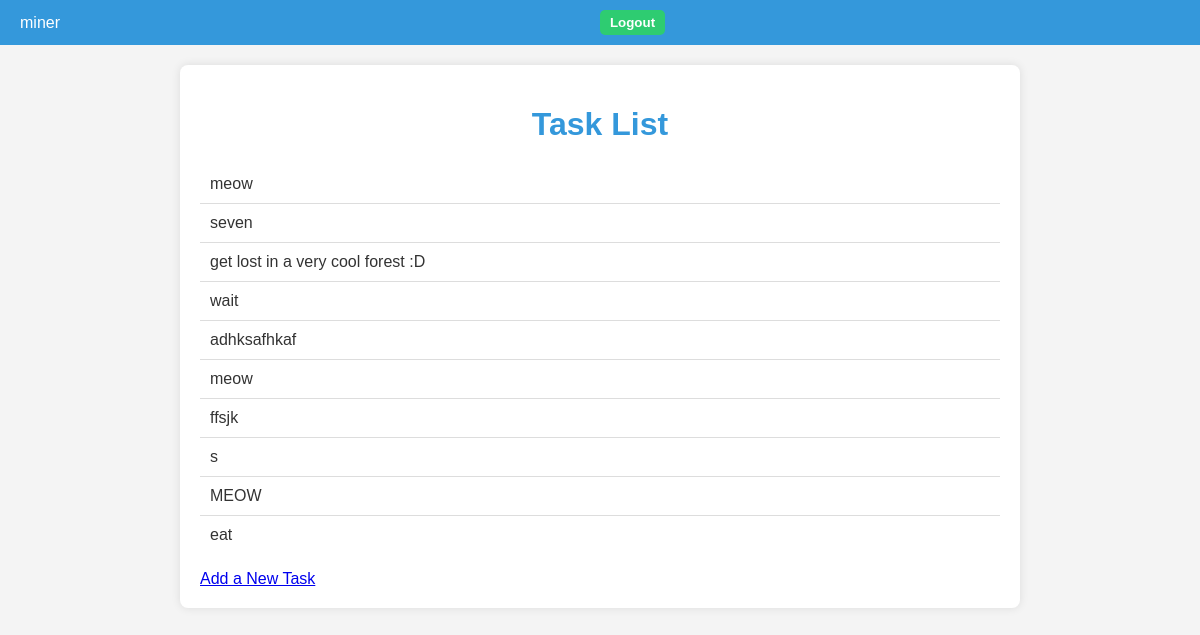
Before: /tasks/ (signed in) with the older database file.
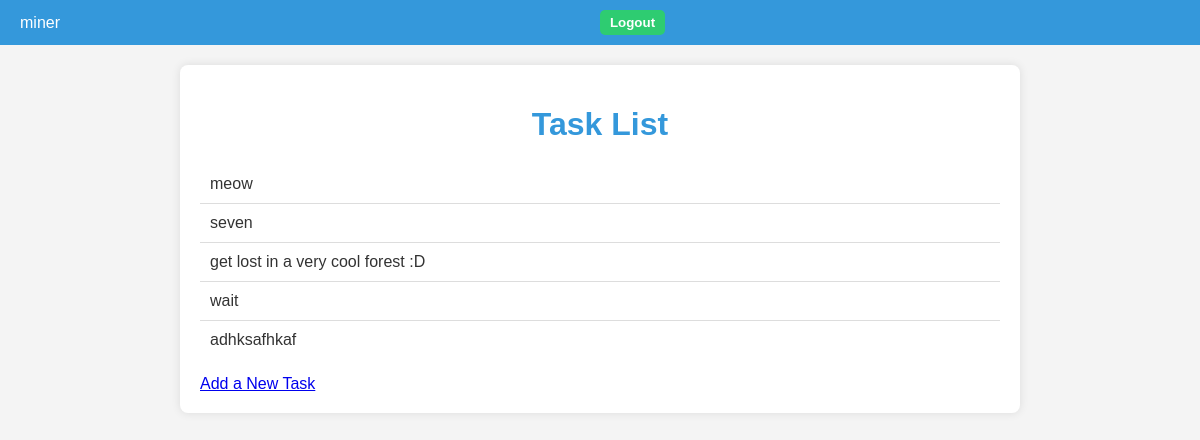
After: the same page with the newer database file.
### tasks/models.py (models this page shows, shortened)
class Task(models.Model):
    name = models.CharField(max_length=255, help_text="Enter the task name or description.")
    completed = models.BooleanField(default=False, help_text="Is the task completed?")
    created_at = models.DateTimeField(auto_now_add=True, help_text="The time when the task was created.")
    updated_at = models.DateTimeField(auto_now=True, help_text="The time when the task was last updated.")

### tasks/views.py (the view)
# urls.py: path('', task_views.index, name='home'),
def index(request):
    tasks = Task.objects.all()
    return render(request, "tasks/index.html", {
        "tasks": tasks  # Pass tasks to the template
    })

### tasks/templates/tasks/index.html
{% extends "tasks/layout.html" %}
{% block content %}
<h1>Task List</h1>
<ul id="task-list">
    {% for task in tasks %}
        <li>{{ task.name }}</li>
    {% empty %}
        <li>No Tasks.</li>
    {% endfor %}
</ul>
<a href="{% url 'tasks:add' %}">Add a New Task</a>
{% endblock %}

### tasks/templates/tasks/layout.html (shortened to what this page needs)
{% load static %}
<!DOCTYPE html>
<html lang="en">
<head>
    <link rel="stylesheet" href="{% static 'tasks/styles.css' %}">
</head>
<body>
    <header>
        <div class="user-info">
            {% if request.user.is_authenticated %}
                <span>{{ request.user.username }}</span>
                <form action="{% url 'users:logout' %}" method="post">
                    <button type="submit">Logout</button>
                </form>
            {% endif %}
        </div>
    </header>
    <main>
        {% block content %}{% endblock %}
    </main>
</body>
</html>

### tasks/static/tasks/styles.css (style rules this page uses)
body { font-family: Helvetica, sans-serif; background-color: #f4f4f4; color: #333; margin: 0; padding: 0; }
header { background-color: #3498db; padding: 10px 20px; color: white; }
header .user-info { display: flex; justify-content: flex-end; align-items: center; }
header .user-info span { margin-right: 15px; }
header .user-info a, header .user-info button { background-color: #2ecc71; border: none; padding: 5px 10px; color: white; border-radius: 5px; cursor: pointer; margin-left: 10px; }
main { max-width: 800px; margin: 20px auto; padding: 20px; background-color: white; box-shadow: 0 0 10px rgba(0, 0, 0, 0.1); border-radius: 8px; }
main h1 { font-size: 2rem; text-align: center; color: #3498db; }
form { display: flex; flex-direction: column; gap: 15px; max-width: 400px; margin: 0 auto; }
form button { padding: 10px; background-color: #3498db; border: none; color: white; font-weight: bold; cursor: pointer; border-radius: 5px; }
#task-list { list-style: none; padding: 0; }
#task-list li { padding: 10px; border-bottom: 1px solid #ddd; }
#task-list li:last-child { border-bottom: none; }

Changed rows visible on the page:
removed Task: name "meow"
removed Task: name "ffsjk"
removed Task: name "s"
removed Task: name "MEOW"
removed Task: name "eat"
